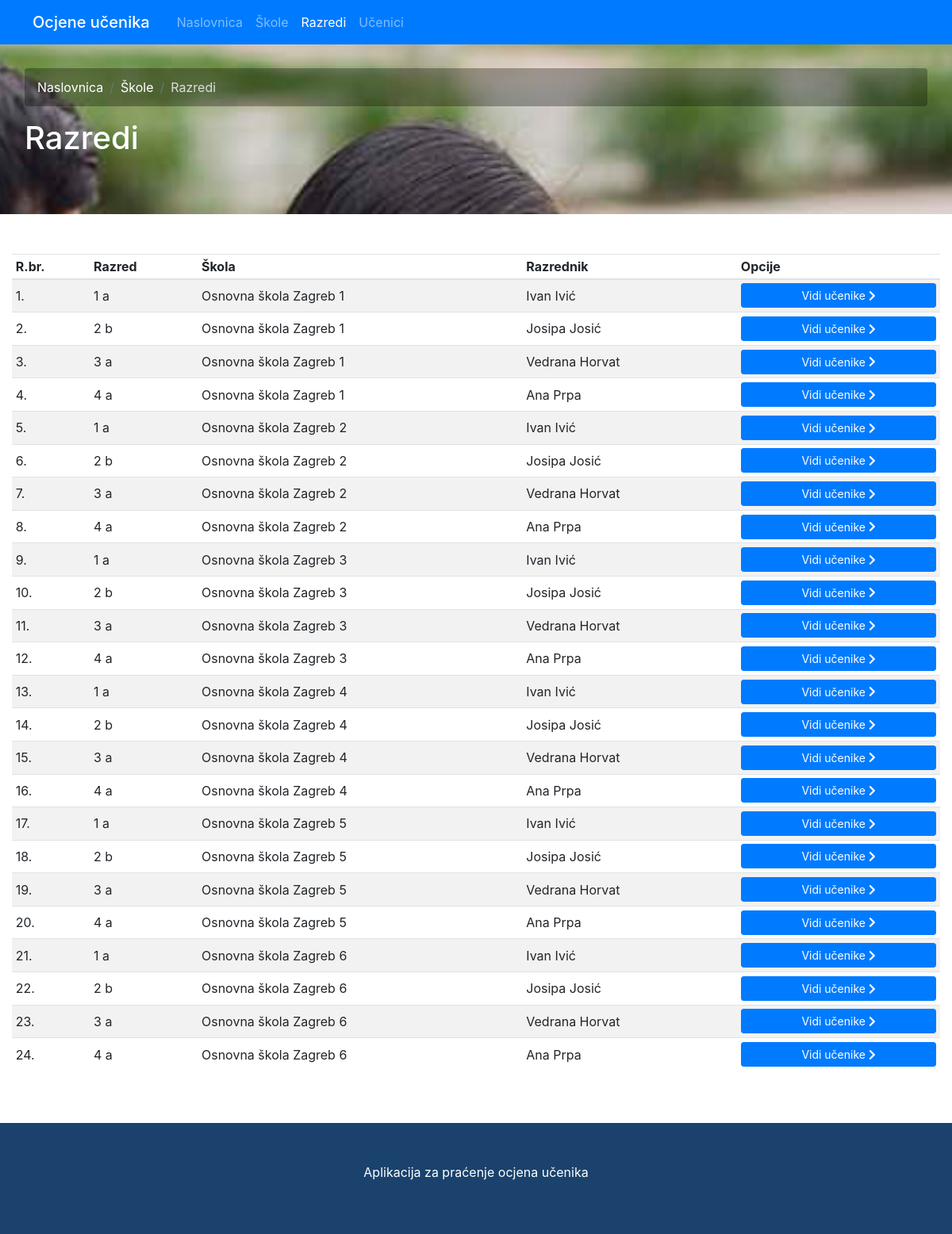
/classes.php, run on the app's committed database.
### tables this page shows
CREATE TABLE IF NOT EXISTS `classes` (
  `class_id` int(11) NOT NULL AUTO_INCREMENT,
  `class_name` varchar(20) NOT NULL,
  `class_mark` varchar(20) NOT NULL,
  `school_id` int(11) NOT NULL,
  `teacher_id` int(11) NOT NULL,
  PRIMARY KEY (`class_id`),
  INDEX `fk_classes_school_idx` (`school_id` ASC),
  INDEX `fk_classes_teacher_idx` (`teacher_id` ASC),
  CONSTRAINT `fk_classes_school1`
    FOREIGN KEY (`school_id`)
    REFERENCES `schools` (`school_id`)
    ON DELETE NO ACTION
    ON UPDATE NO ACTION,
  CONSTRAINT `fk_classes_teacher1`
    FOREIGN KEY (`teacher_id`)
    REFERENCES `teachers` (`teacher_id`)
    ON DELETE NO ACTION
    ON UPDATE NO ACTION);

CREATE TABLE IF NOT EXISTS `schools` (
  `school_id` int(11) NOT NULL AUTO_INCREMENT,
  `school_name` varchar(120) NOT NULL,
  `school_street` varchar(200) NOT NULL,
  `city_id` int(11) NOT NULL,
  `school_telephone` varchar(30) NOT NULL,
  `school_email` varchar(50) NOT NULL,
  PRIMARY KEY (`school_id`),
  INDEX `fk_schools_city1_idx` (`city_id` ASC),
  CONSTRAINT `fk_schools_city1`
    FOREIGN KEY (`city_id`)
    REFERENCES `city` (`city_id`)
    ON DELETE NO ACTION
    ON UPDATE NO ACTION);

CREATE TABLE IF NOT EXISTS `teachers` (
  `teacher_id` int(11) NOT NULL AUTO_INCREMENT,
  `teacher_name` varchar(120) NOT NULL,
  `teacher_surname` varchar(120) NOT NULL,
  `teacher_street` varchar(200) NOT NULL,
  `city_id` int(11) NOT NULL,
  `teacher_telephone` varchar(30) NOT NULL,
  `teacher_email` varchar(50) NOT NULL,
  PRIMARY KEY (`teacher_id`),
  INDEX `fk_teachers_city1_idx` (`city_id` ASC),
  CONSTRAINT `fk_teachers_city1`
    FOREIGN KEY (`city_id`)
    REFERENCES `city` (`city_id`)
    ON DELETE NO ACTION
    ON UPDATE NO ACTION);

### db-connection.php (called while the page is built, shortened)
<?php
function doQuery($conn,$sql){
	$result = $conn->query($sql);
	return $result;
}
?>

### classes.php (the view, shortened to what this page needs)
<?php
include_once("db-connection.php");
if (isset($_GET["school_id"]) AND !empty($_GET["school_id"])){
    $school_id = $_GET["school_id"];
    if(ctype_digit($school_id)){
        $sql = "SELECT classes.class_id, classes.class_name, classes.class_mark, teachers.teacher_name, teachers.teacher_surname FROM classes LEFT JOIN teachers ON classes.teacher_id=teachers.teacher_id WHERE school_id={$school_id}";
        $result = doQuery($conn,$sql);
        $sql = "SELECT schools.school_id, schools.school_name FROM schools WHERE school_id = {$school_id}";
        $result1 = doQuery($conn,$sql);
        $result_complete = mysqli_fetch_array($result1);
    }else{
        header('Location: 404.php');
    }
}else{
    $sql = "SELECT classes.class_id, classes.class_name, classes.class_mark, teachers.teacher_name, teachers.teacher_surname, schools.school_id, schools.school_name FROM classes LEFT JOIN schools ON classes.school_id=schools.school_id LEFT JOIN teachers ON classes.teacher_id=teachers.teacher_id";
    $result = doQuery($conn,$sql);
}
?>
<!doctype html>
<html class="no-js" lang="">
    <head>
        <link rel="stylesheet" href="third-party/bootstrap-4.1.3/css/bootstrap.min.css">
        <link rel="stylesheet" href="third-party/fontawesome-free-5.3.1-web/css/all.css">
        <link rel="stylesheet" href="style.css">
    </head>
    <body>
        <?php include("header.php"); ?>
        <div id="body">
            <section class="page-header bg-secondary text-white mb-5 p-3">
                <div class="container-fluid">
                    <div class="row">
                        <div class="col-md-12">
                            <ul class="breadcrumb bg-light">
                                <li class="breadcrumb-item"><a href="index.php">Naslovnica</a></li>
                                <li class="breadcrumb-item"><a href="schools.php">Škole</a></li>
                                <li class="breadcrumb-item active">Razredi<?php if (isset($result_complete) AND !empty($result_complete)){ echo ": " .$result_complete['school_name']; } ?></li>
                            </ul>
                        </div>
                    </div>
                    <div class="row">
                        <div class="col-md-12">
                            <h1>Razredi<?php if (isset($result_complete) AND !empty($result_complete)){ echo ": " .$result_complete['school_name']; } ?></h1>
                        </div>
                    </div>
                </div>
            </section>
            <div id="body-bg">
                <div class="container-fluid">
                    <div class="row">
                        <div class="col-md-12">
                            <div class="table-responsive">
                                <table class="table table-striped table-sm">
                                    <thead>
                                        <tr>
                                            <th>R.br.</th>
                                            <th>Razred</th>
                                            <th>Škola</th>
                                            <th>Razrednik</th>
                                            <th>Opcije</th>
                                        </tr>
                                    </thead>
                                    <tbody>
                                    <?php
                                    if ($result->num_rows > 0) {
                                        $row_number = 0;
                                        while($row = $result->fetch_array()) {
                                            $row_number++;
                                    ?>
                                        <tr>
                                            <td><?php echo $row_number; ?>.</td>
                                            <td><?php echo $row['class_name'] . " " . $row['class_mark']; ?></td>
                                            <td>
                                            <?php
                                                if(isset($result_complete) AND !empty($result_complete)){
                                                    echo $result_complete['school_name'];
                                                }else{
                                                    echo $row['school_name'];
                                                }
                                             ?>
                                            </td>
                                            <td><?php echo $row['teacher_name'] . " " . $row['teacher_surname']; ?></td>
                                            <td>
                                                <?php
                                                if(empty($school_id)){
                                                    $school_id = $row['school_id'];
                                                }
                                                 echo '<a href="students.php?class_id=' . $row["class_id"] . '&school_id=' . $school_id. '" class="btn btn-primary btn-block btn-sm">Vidi učenike <i class="fas fa-chevron-right" style="color: #fff;"></i></a></td>';?></td>
                                        </tr>
                                    <?php
                                        }
                                    } else {
                                        echo '<tr"><td class="text-danger">Nema rezultata</td></tr>';
                                    }
                                    ?>
                                    </tbody>
                                </table>
                            </div>
                        </div>
                    </div>
                </div>
            </div>
        </div>
        <?php include("footer.php"); ?>
    </body>
</html>

### style.css (style rules this page uses)
#body { min-height: 700px; background: url(img/banner.jpg); background-size: cover; background-repeat: no-repeat; background-attachment: fixed; background-position: top; }
#body-bg { background: #fff; min-height: 500px; padding: 50px 0; }
.table td { vertical-align: middle !important; }
.page-header { background: transparent !important; padding-top: 30px !important; }
.breadcrumb { background-color: rgba(0, 0, 0, 0.30196078431372547)!important; }
.breadcrumb li a { color: #fff !important; }
.breadcrumb li { color: #ddd !important; }

### data on the page
classes: class_name "1", class_mark "a", school.school_name "Osnovna škola Zagreb 1", teacher.teacher_name "Ivan", teacher.teacher_surname "Ivić"
classes: class_name "2", class_mark "b", school.school_name "Osnovna škola Zagreb 1", teacher.teacher_name "Josipa", teacher.teacher_surname "Josić"
classes: class_name "3", class_mark "a", school.school_name "Osnovna škola Zagreb 1", teacher.teacher_name "Vedrana", teacher.teacher_surname "Horvat"
classes: class_name "4", class_mark "a", school.school_name "Osnovna škola Zagreb 1", teacher.teacher_name "Ana", teacher.teacher_surname "Prpa"
classes: class_name "1", class_mark "a", school.school_name "Osnovna škola Zagreb 2", teacher.teacher_name "Ivan", teacher.teacher_surname "Ivić"
classes: class_name "2", class_mark "b", school.school_name "Osnovna škola Zagreb 2", teacher.teacher_name "Josipa", teacher.teacher_surname "Josić"
classes: class_name "3", class_mark "a", school.school_name "Osnovna škola Zagreb 2", teacher.teacher_name "Vedrana", teacher.teacher_surname "Horvat"
classes: class_name "4", class_mark "a", school.school_name "Osnovna škola Zagreb 2", teacher.teacher_name "Ana", teacher.teacher_surname "Prpa"
classes: class_name "1", class_mark "a", school.school_name "Osnovna škola Zagreb 3", teacher.teacher_name "Ivan", teacher.teacher_surname "Ivić"
classes: class_name "2", class_mark "b", school.school_name "Osnovna škola Zagreb 3", teacher.teacher_name "Josipa", teacher.teacher_surname "Josić"
classes: class_name "3", class_mark "a", school.school_name "Osnovna škola Zagreb 3", teacher.teacher_name "Vedrana", teacher.teacher_surname "Horvat"
classes: class_name "4", class_mark "a", school.school_name "Osnovna škola Zagreb 3", teacher.teacher_name "Ana", teacher.teacher_surname "Prpa"
classes: class_name "1", class_mark "a", school.school_name "Osnovna škola Zagreb 4", teacher.teacher_name "Ivan", teacher.teacher_surname "Ivić"
classes: class_name "2", class_mark "b", school.school_name "Osnovna škola Zagreb 4", teacher.teacher_name "Josipa", teacher.teacher_surname "Josić"
classes: class_name "3", class_mark "a", school.school_name "Osnovna škola Zagreb 4", teacher.teacher_name "Vedrana", teacher.teacher_surname "Horvat"
classes: class_name "4", class_mark "a", school.school_name "Osnovna škola Zagreb 4", teacher.teacher_name "Ana", teacher.teacher_surname "Prpa"
classes: class_name "1", class_mark "a", school.school_name "Osnovna škola Zagreb 5", teacher.teacher_name "Ivan", teacher.teacher_surname "Ivić"
classes: class_name "2", class_mark "b", school.school_name "Osnovna škola Zagreb 5", teacher.teacher_name "Josipa", teacher.teacher_surname "Josić"
classes: class_name "3", class_mark "a", school.school_name "Osnovna škola Zagreb 5", teacher.teacher_name "Vedrana", teacher.teacher_surname "Horvat"
classes: class_name "4", class_mark "a", school.school_name "Osnovna škola Zagreb 5", teacher.teacher_name "Ana", teacher.teacher_surname "Prpa"
classes: class_name "1", class_mark "a", school.school_name "Osnovna škola Zagreb 6", teacher.teacher_name "Ivan", teacher.teacher_surname "Ivić"
classes: class_name "2", class_mark "b", school.school_name "Osnovna škola Zagreb 6", teacher.teacher_name "Josipa", teacher.teacher_surname "Josić"
classes: class_name "3", class_mark "a", school.school_name "Osnovna škola Zagreb 6", teacher.teacher_name "Vedrana", teacher.teacher_surname "Horvat"
classes: class_name "4", class_mark "a", school.school_name "Osnovna škola Zagreb 6", teacher.teacher_name "Ana", teacher.teacher_surname "Prpa"
